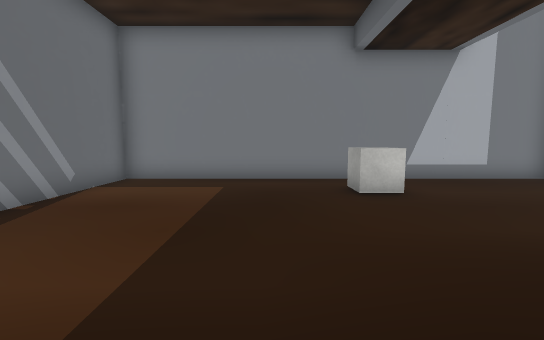
View 1 (above)

12 first-person views from a walk through a Unity game level. The camera is 1.2 m above the floor, tilts 6° down and sees 90° across. The floor is counted in squares, 1 m on a side. Each view is taken from the middle of a square. On the plan, view 1 faces up. The plan holds only what a view shows up to about 13 squares ahead; the rest is blank. The place goes on beyond the plan. Some surface patterns are stand-ins.

View 2
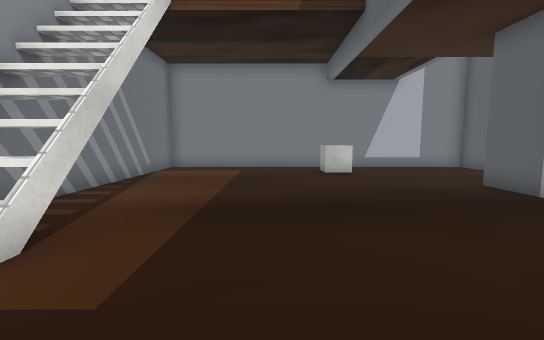

View 3
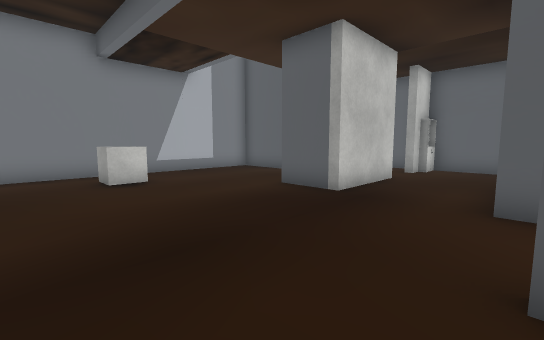

View 4
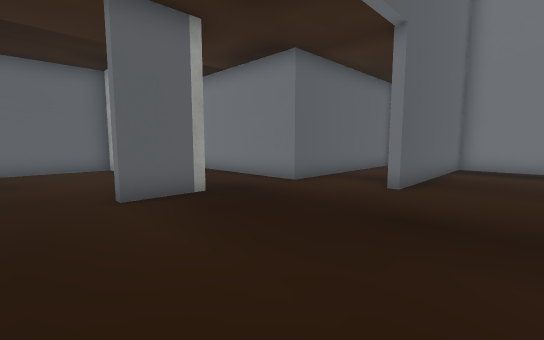

View 5
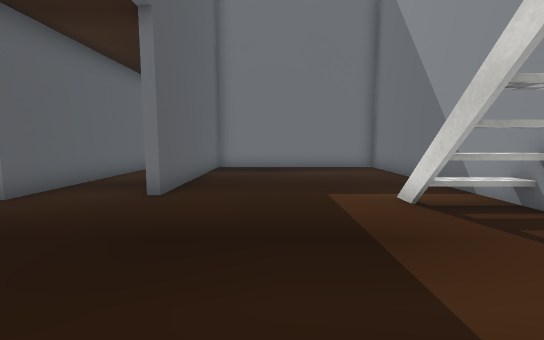

View 6
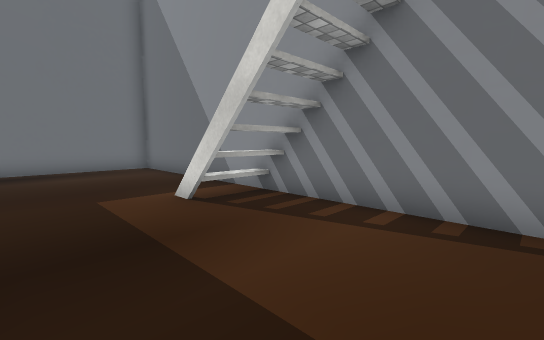

View 7
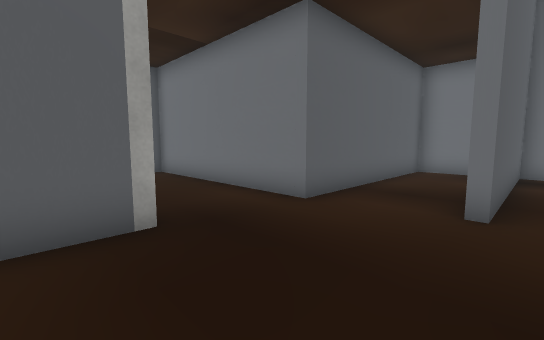

View 8
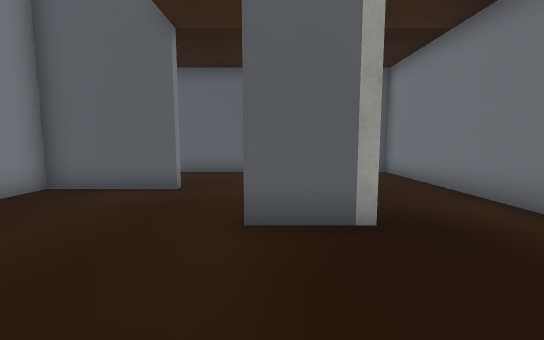

View 9
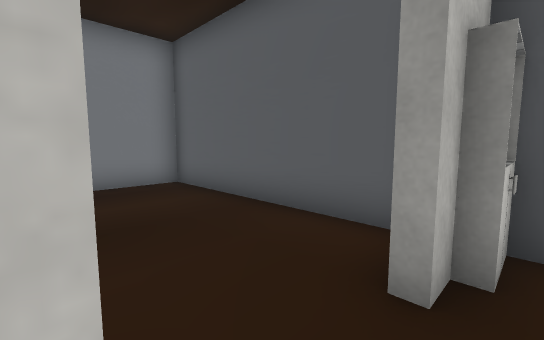

View 10
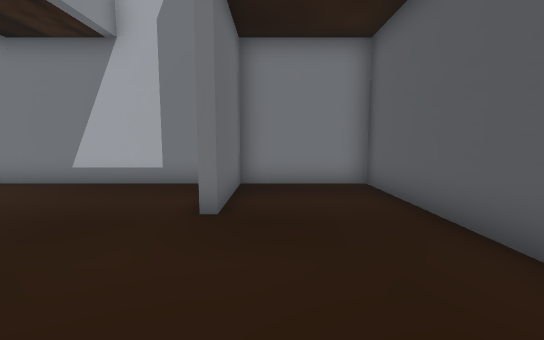

View 11
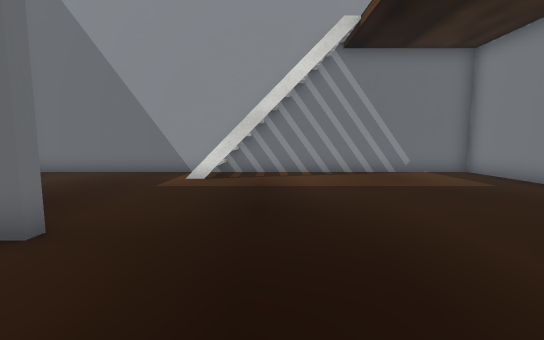

View 12
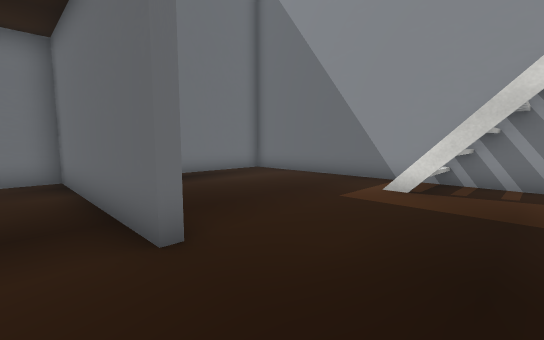

### Floor plan
Points are (right, up) in squares from view 1. A wall is a line through its corners. A room is listed if a view was taken in it or the views show most of it. See-through windows are left out.
Room 1 (views 1, 2, 3, 4, 5, 6, 7, 8, 9, 10, 11, 12)
walls: (9.1, 1.5) (5.8, 1.5) (5.8, 3.5); (8.8, 5.4) (8.8, 8.7) (-4.7, 8.7) (-4.7, -8.7) (2.5, -8.7) (2.5, -2) (2.8, -2) (2.8, -8.7) (5.5, -8.7) (5.5, -1.5) (12.7, -1.5) (12.7, 1.5); (11.8, 1.5) (11.1, 1.5) (11.1, 1.9); (12.1, 1.8) (12.7, 1.8) (12.7, 8.7) (9.1, 8.7) (9.1, 5.4); (12.8, 1.2) (11.6, 1.2)
objects: cube (2, 6) to (3, 7)

Where each view was taken, in squares from view 1:
view 1: 0 up, 0 right, facing up
view 2: 4 down, 0 right, facing up
view 3: 2 down, 0 right, facing up-right
view 4: 5 up, 0 right, facing down-right
view 5: 4 up, 0 right, facing down
view 6: 4 up, 0 right, facing down-left
view 7: 3 up, 2 right, facing down-right
view 8: 3 up, 2 right, facing right
view 9: 1 up, 9 right, facing up-right
view 10: 1 up, 10 right, facing up
view 11: 1 up, 6 right, facing left
view 12: 1 up, 4 right, facing down-left
